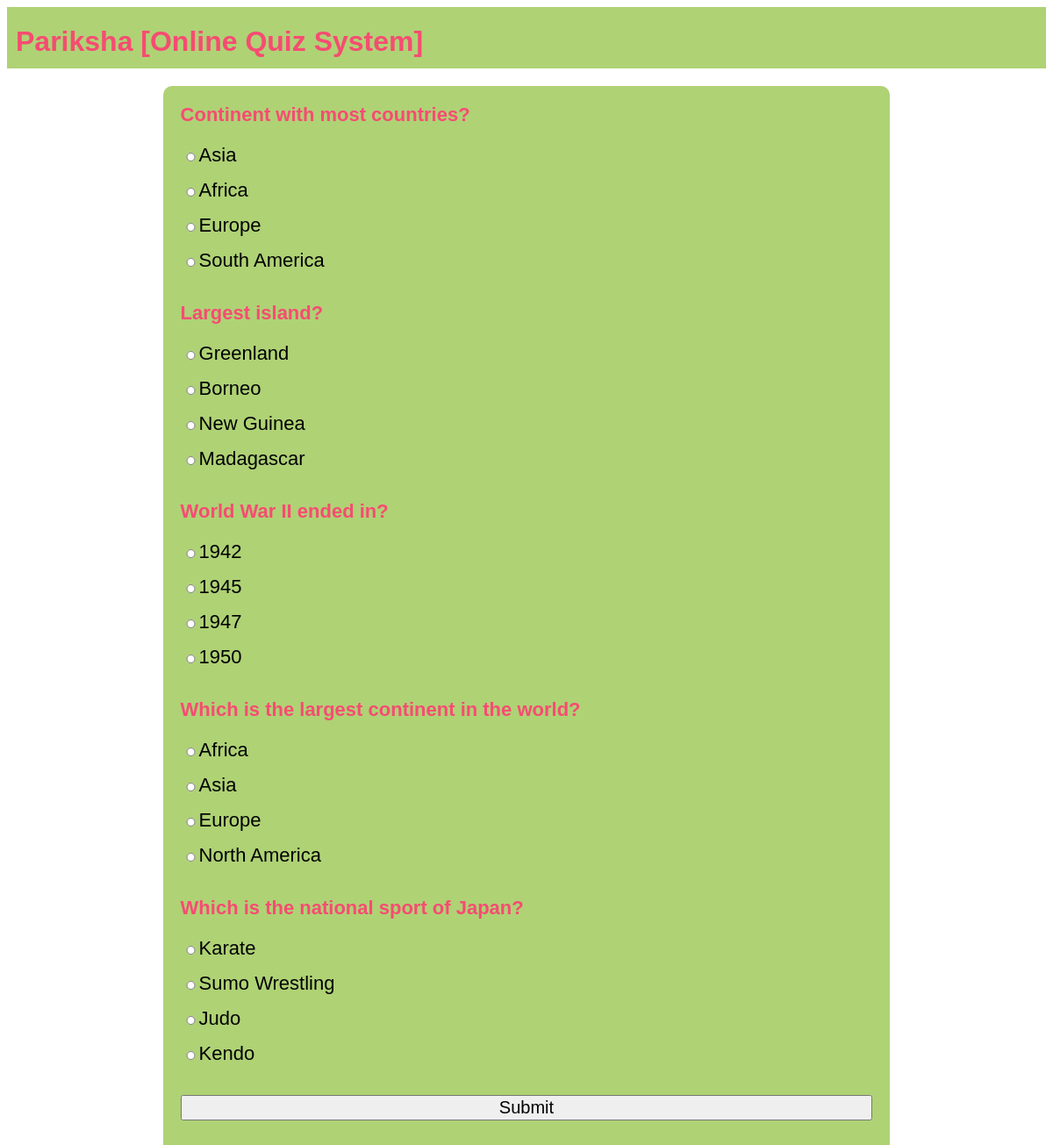
/ots/test-paper?n=5, run on the app's committed database.
### ots/models.py (models this page shows, shortened)
class Question(models.Model):
    qid=models.BigAutoField(primary_key=True,auto_created=True)
    que=models.TextField()
    a=models.CharField(max_length=255)
    b=models.CharField(max_length=255)
    c=models.CharField(max_length=255)
    d=models.CharField(max_length=255)
    ans=models.CharField(max_length=2)

### ots/views.py (the view)
# urls.py: path('test-paper',testpaper,name='testpaper'),
def testpaper(req):
    if ('name' not in req.session.keys()):
        res=HttpResponseRedirect('login')
    n=int(req.GET['n'])
    question_pool=list(Question.objects.all())
    random.shuffle(question_pool)
    questions_list=question_pool[:n]
    context={'questions':questions_list}
    res=render(req,'test_paper.html',context)
    return res

### ots/templates/test_paper.html (shortened to what this page needs)
{% extends "main.html" %}
{% block content %}
    <form action="{% url 'ots:calculateTest' %}" method="POST">
        {% for question in questions %}
        <div class="full-que">
                <div class="question">
                <b>{{question.que}}</b>
            </div>
            <div class="options"><input type="radio" name="q{{question.qid}}" value="A">{{question.a}}</div>
            <div class="options"><input type="radio" name="q{{question.qid}}" value="B">{{question.b}}</div>
            <div class="options"><input type="radio" name="q{{question.qid}}" value="C">{{question.c}}</div>
            <div class="options"><input type="radio" name="q{{question.qid}}" value="D">{{question.d}}</div>
        </div>
        {% endfor %}
        <div>
            <button type="submit">Submit</button>
        </div>
    </form>
{% endblock %}

### ots/static/theme.css (style rules this page uses)
* { font-family: 'Gill Sans', 'Gill Sans MT', Calibri, 'Trebuchet MS', sans-serif; }

### ots/static/formstyle.css (style rules this page uses)
form { box-sizing: border-box; padding: 20px; border-radius: 10px; background-color: #AFD275; display: table; width: 100%; }
input { display: block; width: 100%; margin-bottom: 20px; height: 30px; font-size: 22px; }
.question { color: #F64C72; font-size: 22px; margin-bottom: 20px; }
.options { font-size: 22px; }
.options input { display: inline; width: fit-content; height: 10px; }
.full-que { margin-bottom: 20px; }
button { display: block; width: 100%; margin-bottom: 20px; font-size: 20px; }

### data on the page
Question: que "Continent with most countries?", a "Asia", b "Africa", c "Europe", d "South America"
Question: que "Largest island?", a "Greenland", b "Borneo", c "New Guinea", d "Madagascar"
Question: que "World War II ended in?", a "1942", b "1945", c "1947", d "1950"
Question: que "Which is the largest continent in the world?", a "Africa", b "Asia", c "Europe", d "North America"
Question: que "Which is the national sport of Japan?", a "Karate", b "Sumo Wrestling", c "Judo", d "Kendo"
